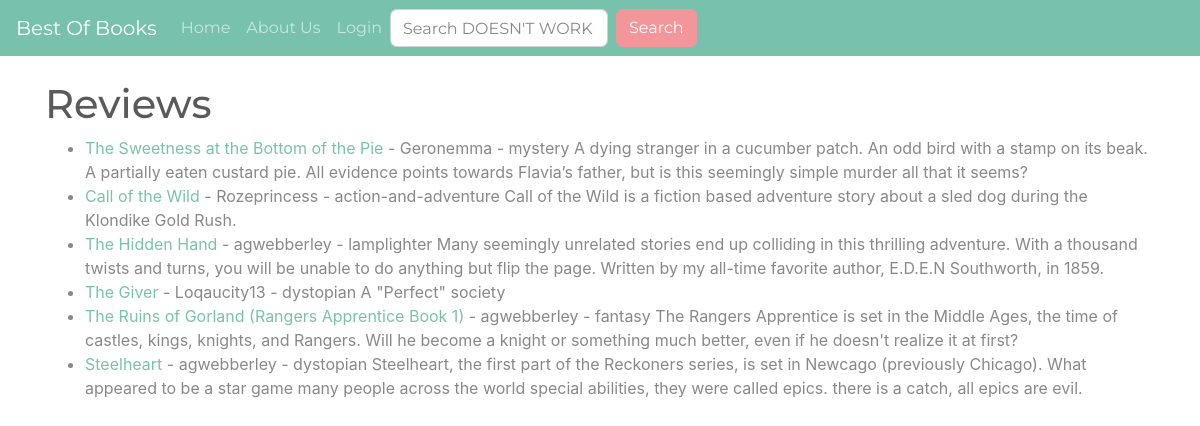
The app's page /, older data.
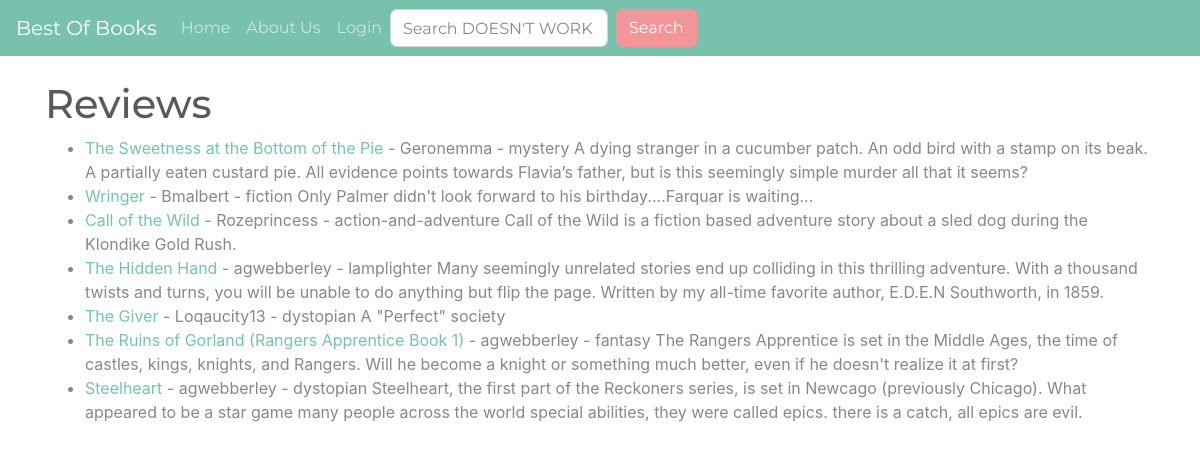
The same page, newer data.
### mainapp/models.py (models this page shows, shortened)
class Post(models.Model):
	title = models.CharField(max_length=255)
	slug = models.SlugField(max_length=255, null=False, unique=True)
	reviewer = models.ForeignKey(User, on_delete=models.CASCADE)
	author = models.CharField(max_length=255)
	pub_date = models.DateField()
	genre = models.CharField(max_length=255)
	should_know = models.CharField(max_length=500)
	snippit = models.CharField(max_length=255)
	body = models.TextField()

### mainapp/views.py (the view)
# urls.py: path('', HomeView.as_view(), name="home"),
class HomeView(ListView):
	model = Post
	template_name = "home.html"
	ordering = ['-pub_date']

### mainapp/templates/home.html (shortened to what this page needs)
{% extends 'base.html' %}
{% block content %}
<h1>Reviews</h1>
<ul>
{% for post in object_list %}
	<li><a href="{% url 'article-detail' post.slug  %}">{{ post.title }}</a> - {{ post.reviewer }} - {{ post.genre }}
	{{ post.snippit}}</li>
{%endfor%}
</ul>
{% endblock %}

### mainapp/templates/base.html (shortened to what this page needs)
<!DOCTYPE html>
<html lang="en">
  <head>
    <link rel="stylesheet" href="https://bootswatch.com/4/minty/bootstrap.min.css" >
  </head>
  <body>
<nav class="navbar navbar-expand-lg navbar-dark bg-primary">
  <a class="navbar-brand" href="{% url 'home' %}">Best Of Books</a>
  <div class="collapse navbar-collapse" id="navbarColor01">
    <ul class="navbar-nav mr-auto">
 <a class="nav-link" href="{% url 'home' %}">Home <span class="sr-only">(current)</span></a>
      {% if user.is_authenticated %}
            <li class="nav-item">
        <a class="nav-link" href="{% url 'add_post' %}">Add Post</a>
      </li>
      <li class="nav-item">
        <a class="nav-link" href="{% url 'add_genre' %}">Add Genre</a>
      </li>
            <li class="nav-item">
        <a class="nav-link" href="{% url 'info' %}">Info</a>
      </li>
      <li class="nav-item">
        <a class="nav-link" href="{% url 'logout' %}">Logout</a>
      </li>
      {% else %}
            <li class="nav-item">
        <a class="nav-link" href="{% url 'about' %}">About Us</a>
      </li>
      <li class="nav-item">
        <a class="nav-link" href="{% url 'login' %}">Login</a>
      </li>
      {% endif %}
    <form class="form-inline my-2 my-lg-0">
      <input class="form-control mr-sm-2" type="text" placeholder="Search DOESN'T WORK" name="search">
      <button class="btn btn-secondary my-2 my-sm-0" type="submit" >Search</button>
    </form>
  </div>
</nav>
    <br>
<div class=container>
{% block content %}
{% endblock %}
</div>
  </body>
</html>

Row changes from the older to the newer data that the page shows:
added Post: title "Wringer", reviewer "Bmalbert", genre "fiction", snippit "Only Palmer didn't look forward to his birthday....Farquar is waiting..."
